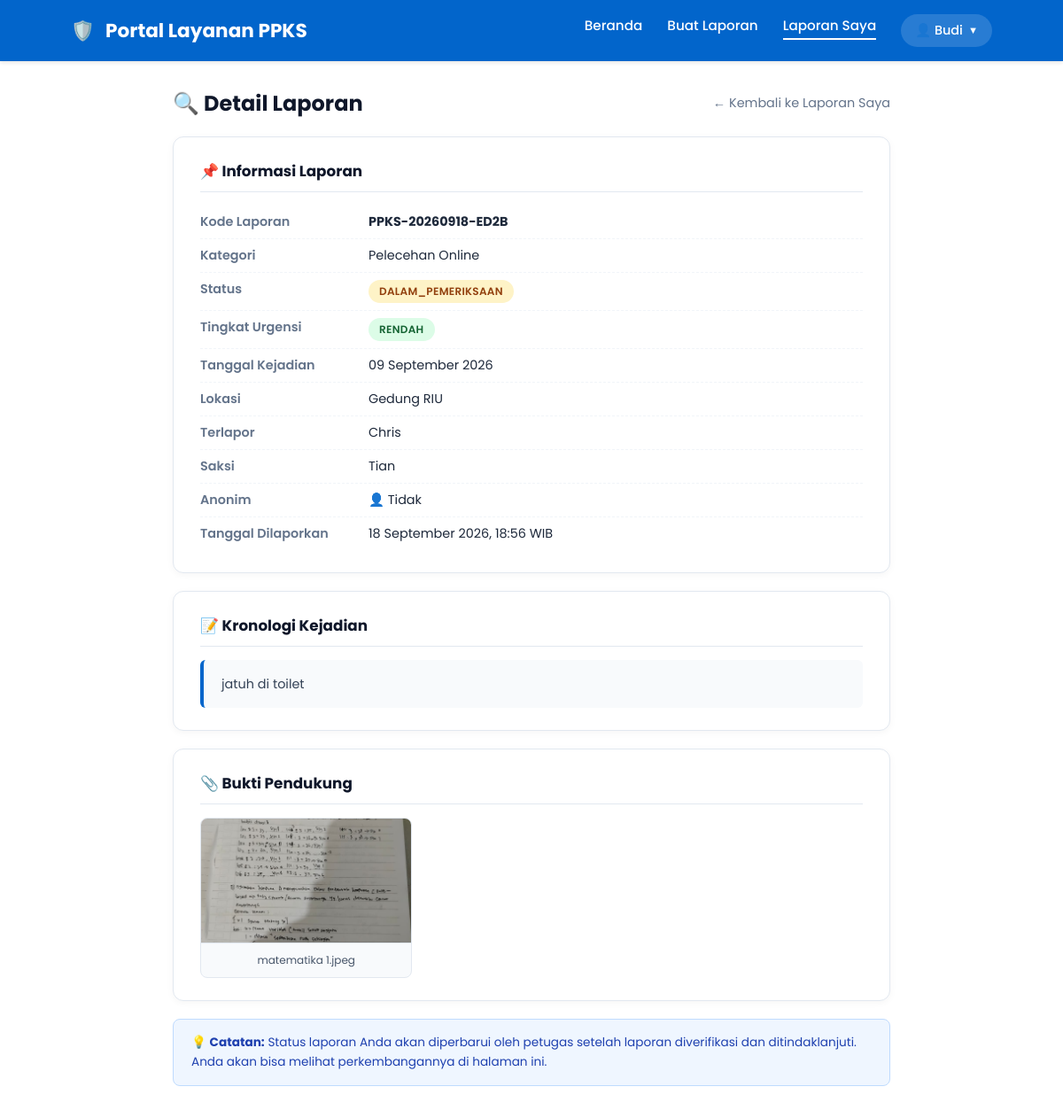
The app's page /user/detail_laporan.php?id=2 (signed in) with its own data.
### tables this page shows
CREATE TABLE `reports` (
  `id` int(11) NOT NULL,
  `kode_laporan` varchar(30) NOT NULL,
  `user_id` int(11) NOT NULL,
  `category_id` int(11) NOT NULL,
  `tanggal_kejadian` date NOT NULL,
  `lokasi` varchar(255) NOT NULL,
  `kronologi` text NOT NULL,
  `terlapor` text DEFAULT NULL,
  `saksi` text DEFAULT NULL,
  `urgensi` enum('rendah','sedang','tinggi') DEFAULT 'sedang',
  `status` enum('diajukan','diverifikasi','dalam_pemeriksaan','dalam_penanganan','selesai','ditutup') DEFAULT 'diajukan',
  `anonim` tinyint(1) DEFAULT 0,
  `created_at` timestamp NOT NULL DEFAULT current_timestamp()
);

CREATE TABLE `categories` (
  `id` int(11) NOT NULL,
  `nama` varchar(100) NOT NULL,
  `deskripsi` text DEFAULT NULL,
  `status` tinyint(1) DEFAULT 1,
  `created_at` timestamp NOT NULL DEFAULT current_timestamp()
);

CREATE TABLE `report_evidence` (
  `id` int(11) NOT NULL,
  `report_id` int(11) NOT NULL,
  `nama_file` varchar(255) NOT NULL,
  `file_path` varchar(255) NOT NULL,
  `tipe_file` varchar(50) DEFAULT NULL,
  `created_at` timestamp NOT NULL DEFAULT current_timestamp()
);

### user/detail_laporan.php (the view, shortened to what this page needs)
<?php
include '../config/database.php';
$user_id   = $_SESSION['user_id'];
$report_id = isset($_GET['id']) ? (int) $_GET['id'] : 0;
$query = "SELECT r.*, c.nama AS nama_kategori
          FROM reports r
          LEFT JOIN categories c ON r.category_id = c.id
          WHERE r.id = '$report_id' AND r.user_id = '$user_id'
          LIMIT 1";
$result = mysqli_query($conn, $query);
$laporan = mysqli_fetch_assoc($result);
$query_ev = "SELECT * FROM report_evidence WHERE report_id = '$report_id'";
$result_ev = mysqli_query($conn, $query_ev);
$bukti_list = [];
if ($result_ev) {
    while ($row = mysqli_fetch_assoc($result_ev)) {
        $bukti_list[] = $row;
    }
}
?>
<!DOCTYPE html>
<html lang="id">
<head>
    <link rel="stylesheet" href="../assets/style.css">
</head>
<body>
        <header class="navbar">
        <div class="logo"><span>🛡️</span> Portal Layanan PPKS</div>
        <ul class="nav-links">
            <li><a href="index.php">Beranda</a></li>
            <li><a href="buat_laporan.php">Buat Laporan</a></li>
            <li><a href="laporan_saya.php" class="active">Laporan Saya</a></li>
            <li class="nav-account">
                <button class="nav-account-btn" type="button">
                    👤 <?= htmlspecialchars($_SESSION['username']); ?>
                    <span class="arrow">▼</span>
                </button>
            </li>
        </ul>
    </header>
    <div class="detail-container">
        <div class="detail-header">
            <h2>🔍 Detail Laporan</h2>
            <a href="laporan_saya.php" class="btn-back">← Kembali ke Laporan Saya</a>
        </div>
        <?php
        $status_class = 'badge-pending';
        $urgensi_class = 'badge-rendah';
        ?>
        <div class="detail-card">
            <h3>📌 Informasi Laporan</h3>
            <div class="detail-row"><span class="label">Kode Laporan</span><span class="value"><strong><?= htmlspecialchars($laporan['kode_laporan']); ?></strong></span></div>
            <div class="detail-row"><span class="label">Kategori</span><span class="value"><?= htmlspecialchars($laporan['nama_kategori'] ?? 'Tanpa Kategori'); ?></span></div>
            <div class="detail-row"><span class="label">Status</span><span class="value"><span class="badge <?= $status_class; ?>"><?= htmlspecialchars($laporan['status']); ?></span></span></div>
            <div class="detail-row"><span class="label">Tingkat Urgensi</span><span class="value"><span class="badge <?= $urgensi_class; ?>"><?= htmlspecialchars($laporan['urgensi']); ?></span></span></div>
            <div class="detail-row"><span class="label">Tanggal Kejadian</span><span class="value"><?= date('d F Y', strtotime($laporan['tanggal_kejadian'])); ?></span></div>
            <div class="detail-row"><span class="label">Lokasi</span><span class="value"><?= htmlspecialchars($laporan['lokasi']); ?></span></div>
            <div class="detail-row"><span class="label">Terlapor</span><span class="value"><?= !empty($laporan['terlapor']) ? htmlspecialchars($laporan['terlapor']) : '<em style="color:#94a3b8;">Tidak disebutkan</em>'; ?></span></div>
            <div class="detail-row"><span class="label">Saksi</span><span class="value"><?= !empty($laporan['saksi']) ? htmlspecialchars($laporan['saksi']) : '<em style="color:#94a3b8;">Tidak ada</em>'; ?></span></div>
            <div class="detail-row"><span class="label">Anonim</span><span class="value"><?= $laporan['anonim'] == 1 ? '🎭 Ya' : '👤 Tidak'; ?></span></div>
            <div class="detail-row"><span class="label">Tanggal Dilaporkan</span><span class="value"><?= date('d F Y, H:i', strtotime($laporan['created_at'])); ?> WIB</span></div>
        </div>
        <div class="detail-card">
            <h3>📝 Kronologi Kejadian</h3>
            <div class="kronologi-box"><?= htmlspecialchars($laporan['kronologi']); ?></div>
        </div>
        <div class="detail-card">
            <h3>📎 Bukti Pendukung</h3>
            <?php if (count($bukti_list) > 0): ?>
                <div class="bukti-grid">
                    <?php foreach ($bukti_list as $bukti):
                        $file_url = '../uploads/' . $bukti['file_path'];
                        $tipe = $bukti['tipe_file'];
                        $is_image = (strpos($tipe, 'image') !== false);
                    ?>
                        <div class="bukti-item">
                            <a href="<?= $file_url; ?>" target="_blank">
                                <?php if ($is_image): ?>
                                    <img src="<?= $file_url; ?>" alt="Bukti">
                                <?php else: ?>
                                    <div class="file-icon">📄</div>
                                <?php endif; ?>
                                <div class="file-name"><?= htmlspecialchars($bukti['nama_file']); ?></div>
                            </a>
                        </div>
                    <?php endforeach; ?>
                </div>
            <?php else: ?>
                <p class="empty-bukti">Tidak ada bukti pendukung yang diunggah.</p>
            <?php endif; ?>
        </div>
        <div class="info-box">
            💡 <strong>Catatan:</strong> Status laporan Anda akan diperbarui oleh petugas setelah laporan diverifikasi dan ditindaklanjuti. Anda akan bisa melihat perkembangannya di halaman ini.
        </div>
    </div>
</body>
</html>

### assets/style.css (style rules this page uses)
* { margin: 0; padding: 0; box-sizing: border-box; font-family: 'Poppins', sans-serif; }
body { background-color: #ffffff; color: #1e293b; display: flex; flex-direction: column; min-height: 100vh; }
.navbar { background-color: #0265cb; padding: 16px 80px; display: flex; justify-content: space-between; align-items: center; box-shadow: 0 2px 4px rgba(0, 0, 0, 0.1); }
.navbar .logo { display: flex; align-items: center; gap: 12px; color: #ffffff; font-size: 1.35rem; font-weight: 700; }
.navbar .nav-links { display: flex; gap: 28px; list-style: none; }
.navbar .nav-links a { color: #ffffff; text-decoration: none; font-size: 0.95rem; font-weight: 500; transition: opacity 0.2s; }
.navbar .nav-links a.active { border-bottom: 2px solid #ffffff; padding-bottom: 4px; }
.nav-account { position: relative; }
.nav-account-btn { background: rgba(255, 255, 255, 0.15); color: #ffffff; padding: 8px 16px; border-radius: 20px; border: none; font-family: inherit; font-size: 0.9rem; font-weight: 500; cursor: pointer; display: flex; align-items: center; gap: 6px; transition: background 0.2s; }
.nav-account-btn .arrow { font-size: 0.7rem; transition: transform 0.2s; }

### user/detail_laporan.php (style rules this page uses)
.detail-container { max-width: 850px; margin: 30px auto; padding: 0 20px; }
.detail-header { display: flex; justify-content: space-between; align-items: center; margin-bottom: 20px; flex-wrap: wrap; gap: 10px; }
.detail-header h2 { color: #0f172a; }
.btn-back { color: #64748b; text-decoration: none; font-size: 0.9rem; }
.detail-card { background: #fff; border: 1px solid #e2e8f0; border-radius: 12px; padding: 25px 30px; margin-bottom: 20px; box-shadow: 0 2px 8px rgba(0,0,0,0.04); }
.detail-card h3 { color: #0f172a; margin-bottom: 15px; border-bottom: 1px solid #e2e8f0; padding-bottom: 10px; font-size: 1.05rem; }
.detail-row { display: grid; grid-template-columns: 180px 1fr; gap: 10px; padding: 8px 0; border-bottom: 1px dashed #f1f5f9; font-size: 0.9rem; }
.detail-row:last-child { border-bottom: none; }
.detail-row .label { color: #64748b; font-weight: 600; }
.detail-row .value { color: #1e293b; word-break: break-word; }
.badge { padding: 4px 12px; border-radius: 20px; font-size: 0.75rem; font-weight: 600; text-transform: uppercase; letter-spacing: 0.3px; display: inline-block; }
.badge-pending { background: #fef3c7; color: #92400e; }
.badge-rendah { background: #dcfce7; color: #166534; }
.kronologi-box { background: #f8fafc; border-left: 4px solid #0265cb; padding: 15px 20px; border-radius: 6px; color: #334155; line-height: 1.7; font-size: 0.9rem; white-space: pre-wrap; }
.bukti-grid { display: grid; grid-template-columns: repeat(auto-fill, minmax(180px, 1fr)); gap: 15px; margin-top: 10px; }
.bukti-item { background: #f8fafc; border: 1px solid #e2e8f0; border-radius: 8px; overflow: hidden; text-align: center; transition: box-shadow 0.2s; }
.bukti-item img { width: 100%; height: 140px; object-fit: cover; display: block; }
.bukti-item .file-name { padding: 10px; font-size: 0.75rem; color: #475569; word-break: break-all; border-top: 1px solid #e2e8f0; }
.bukti-item a { display: block; text-decoration: none; color: inherit; }
.info-box { background: #eff6ff; border: 1px solid #bfdbfe; border-radius: 8px; padding: 15px 20px; color: #1e40af; font-size: 0.85rem; line-height: 1.6; }

### records on screen
reports: kode_laporan "PPKS-20260918-ED2B", category.nama "Pelecehan Online", status "DALAM_PEMERIKSAAN", urgensi "RENDAH", tanggal_kejadian "09 September 2026", lokasi "Gedung RIU", terlapor "Chris", saksi "Tian", created_at "18 September 2026, 18:56", kronologi "jatuh di toilet"
report_evidence: file_path (picture), nama_file "matematika 1.jpeg"

### other values on screen
$_SESSION['username'] "Budi"
